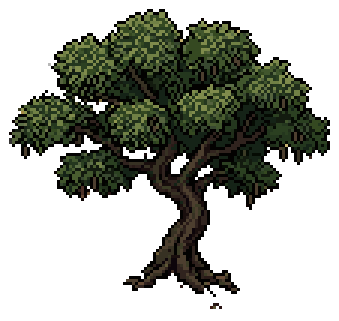
#> input picture arvore_baru.png, 113 x 107 px (shown 3 times larger)
$ python -i pipeline.py   (imports and definitions only)
#> lines starting #> are read from the running program, lines starting #| are printed output that depends on the picture; after the words box and inside, x2 and y2 are one past the last pixel; in counts of white or black regions, pixels touching at a corner belong together
#!/usr/bin/env python3
"""Pipeline de objetos: geração de 1024 px -> pixel art no tamanho do jogo.

Passos: remove o fundo (flood fill a partir da borda), recorta no bbox do
objeto, reduz com várias variantes (repixelate, PixelOE, unfake, box),
binariza o alfa, quantiza a paleta, põe contorno opcional e encaixa numa
tela final (ícone centrado ou objeto apoiado no chão com ponto de pé).

Uso:
  pipeline.py icon  a.png b.png --size 32 --out DIR      # ícones 32x32
  pipeline.py ground a.png --fit 32x48 --out DIR         # planta/árvore, pé embaixo
  pipeline.py row st.png --fit 30x64 --variants box --gap 6 --dead  # estágios numa fileira, mesma escala
  pipeline.py grow mature.png --fit 30x64 --fracs 0.35,0.6,1.0     # estágios encolhendo o maduro (pior)
  pipeline.py contact a.png b.png --out folha.png                  # folha de contato das gerações
  pipeline.py ... --variants repix,poe --colors 20 --outline auto --palette items_spritesheet.png
Grava DIR/<nome>.<variante>.png, DIR/<nome>.<variante>.json (anchor) e
DIR/sheet.png (original + variantes em 1x e 4x).
"""
import argparse
import json
import os
import subprocess
import sys
from pathlib import Path

import numpy as np
from PIL import Image, ImageDraw, ImageFont
from scipy import ndimage

TMP = Path(os.environ.get("TMPDIR", "/tmp")) / "objpipe"
EXT = Path.home() / ".cache/repixelate-ext"
UNFAKE = EXT / "src/unfake.js/target/release/unfake"
PY_POE = EXT / "venv-poe/bin/python"
ERODE = 3
HOLE_MIN = 300  # px (na geração de 1024) para um vão interno virar transparente
PAL_TOL = 28.0  # distância RGB média por canal acima da qual a cor não vai para a paleta
GRASS = (122, 150, 84, 255)  # fundo das prévias, perto da grama do jogo
POE_CODE = """
import sys, numpy as np, torch
from PIL import Image
from pixeloe.torch.pixelize import pixelize
src, dst, p, mode = sys.argv[1], sys.argv[2], int(sys.argv[3]), sys.argv[4]
img = np.asarray(Image.open(src).convert("RGB"), np.float32) / 255
t = torch.from_numpy(img).permute(2, 0, 1)[None]
out = pixelize(t, pixel_size=p, thickness=0, mode=mode, no_post_upscale=True, backend="torch")
a = (out[0].permute(1, 2, 0).clamp(0, 1).numpy() * 255).round().astype(np.uint8)
Image.fromarray(a).save(dst)
"""


# ---------------------------------------------------------------- fundo e recorte

def bg_color(rgb):
    """Cor de fundo: mediana dos pixels da borda (2 px)."""
    b = np.concatenate([rgb[:2].reshape(-1, 3), rgb[-2:].reshape(-1, 3),
                        rgb[:, :2].reshape(-1, 3), rgb[:, -2:].reshape(-1, 3)])
    return np.median(b, 0)


def remove_bg(rgb, tol=38.0, min_part=0.01):
    """Máscara do objeto: tira o que parece fundo e toca a borda.

    O fundo pode ter gradiente (lilás do sdxl-pad); por isso a distância é
    medida contra a cor de fundo local, estimada por um blur grande da borda.
    Componentes pequenos (< min_part do maior) somem.
    """
    f = rgb.astype(float)
    bg = bg_color(f)
    d = np.sqrt(((f - bg) ** 2).sum(-1))
    like = d < tol
    lab, n = ndimage.label(like)
    border = np.unique(np.concatenate([lab[0], lab[-1], lab[:, 0], lab[:, -1]]))
    bgmask = np.isin(lab, border[border > 0])
    fg = ~bgmask
    fg = ndimage.binary_opening(fg, iterations=2)
    fg = ndimage.binary_erosion(fg, iterations=ERODE)  # tira o halo claro do antialias
    lab, n = ndimage.label(fg)
    if n:
        sizes = ndimage.sum(fg, lab, range(1, n + 1))
        keep = [i + 1 for i, s in enumerate(sizes) if s >= min_part * sizes.max()]
        fg = np.isin(lab, keep)
    # buracos: fundo preso entre folhas/galhos (grande e bem perto da cor do fundo)
    hole = (~fg) & (d < tol * 0.6)
    lab, n = ndimage.label(hole)
    if n:
        sizes = ndimage.sum(hole, lab, range(1, n + 1))
        big = [i + 1 for i, s in enumerate(sizes) if s >= HOLE_MIN]
        fg &= ~np.isin(lab, big)
    hole = fg & (d < tol * 0.6)  # o mesmo, para regiões que ainda contam como objeto
    lab, n = ndimage.label(hole)
    if n:
        sizes = ndimage.sum(hole, lab, range(1, n + 1))
        big = [i + 1 for i, s in enumerate(sizes) if s >= HOLE_MIN]
        fg &= ~np.isin(lab, big)
    return fg, bg


def crop(rgb, mask, pad=4):
    ys, xs = np.nonzero(mask)
    y0, y1 = max(ys.min() - pad, 0), min(ys.max() + pad + 1, mask.shape[0])
    x0, x1 = max(xs.min() - pad, 0), min(xs.max() + pad + 1, mask.shape[1])
    return rgb[y0:y1, x0:x1], mask[y0:y1, x0:x1]


# [9 lines left out: function flat_bg, not called in this run]


def mask_like(mask, a):
    return down_mask(mask, (a.shape[1], a.shape[0]))


# ---------------------------------------------------------------- redução

# [5 lines left out: function target_scale, not called in this run]


def down_mask(mask, out_wh):
    m = Image.fromarray((mask * 255).astype(np.uint8)).resize(out_wh, Image.BOX)
    return np.asarray(m) >= 128


# [14 lines left out: functions premult_box, run, not called in this run]


def v_box(rgb, mask, scale, colors):
    out_wh = (max(1, round(rgb.shape[1] / scale)), max(1, round(rgb.shape[0] / scale)))
    return premult_box(rgb, mask, out_wh)


# [50 lines left out: functions v_repix, v_repix2, v_poe, v_unfake, not called in this run]


VARIANTS = {"box": v_box, "repix": v_repix, "repix2": v_repix2, "poe": v_poe, "unfake": v_unfake}


# ---------------------------------------------------------------- acabamento

# [18 lines left out: functions clean_mask, quantize, not called in this run]


def load_palette(path):
    a = np.asarray(Image.open(path).convert("RGBA"))
    return np.unique(a[a[..., 3] > 128][:, :3], axis=0)


# [41 lines left out: functions map_palette, add_outline, not called in this run]


def to_rgba(rgb, mask):
    a = np.dstack([rgb, (mask * 255).astype(np.uint8)])
    return Image.fromarray(a, "RGBA")


# [21 lines left out: functions place, anchor, not called in this run]


def prepare(path, tol=38.0, largest=False):
    """Lê a geração, tira o fundo e recorta. largest: só o maior objeto."""
#> called with path = '../../arvore_baru.png', tol = 38, largest = False
    rgb = np.asarray(Image.open(path).convert("RGB"))
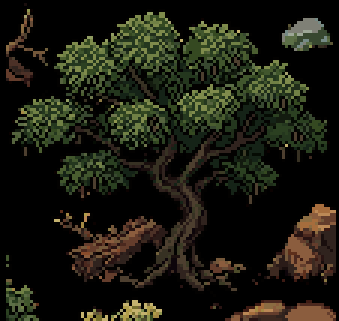
#> rgb: shape (107, 113, 3) (shown 3 times larger); mean R, G, B 27.4, 27.7, 17
    mask, _ = remove_bg(rgb, tol)
#> in bg_color, `b = np.concatenate([rgb[:2].reshape(-1, 3), rgb[-2:].reshape(-1, 3), r..`: b = 880 rows, first 8: [0, 0, 0], [0, 0, 0], [0, 0, 0], [0, 0, 0], [0, 0, 0], [0, 0, 0], [0, 0, 0], [0, 0, 0]
#> in remove_bg, `bg = bg_color(f)`: bg = [0, 0, 0]
#> in remove_bg, `d = np.sqrt(((f - bg) ** 2).sum(-1))`:
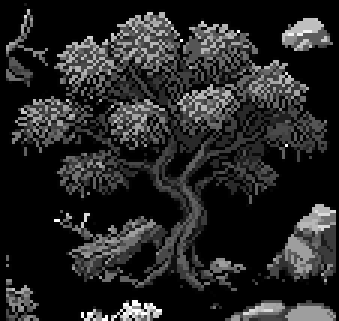
#> d: shape (107, 113) float64 (shown 3 times larger); min 0, max 287.1, mean 43; drawn with min black and max white
#> in remove_bg, `like = d < tol`:
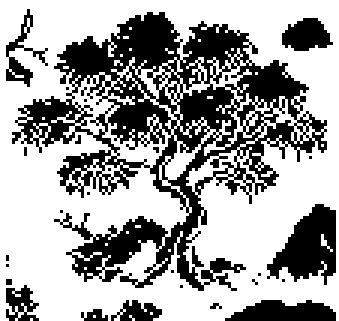
#> like: shape (107, 113) bool (shown 3 times larger); 63.6% white; 28 black regions (20 under 20 px), largest, box (x1, y1, x2, y2) and area: (4, 4, 109, 97) 3411, (89, 68, 112, 95) 360, (75, 100, 112, 107) 192
#> in remove_bg, `lab, n = ndimage.label(like)`: n = 380
#> in remove_bg, `border = np.unique(np.concatenate([lab[0], lab[-1], lab[:, 0], lab[:, ..`: border = [0, 1, 376, 378, 379, 380]
#> in remove_bg, `bgmask = np.isin(lab, border[border > 0])`: bgmask: shape (107, 113) bool; 52.5% white; 23 black regions (15 under 20 px), largest, box (x1, y1, x2, y2) and area: (4, 4, 109, 97) 4720, (89, 68, 112, 95) 371, (75, 100, 112, 107) 192
#> in remove_bg, `fg = ndimage.binary_opening(fg, iterations=2)`: fg: shape (107, 113) bool; 42.7% white; 8 white regions (1 under 20 px), largest, box (x1, y1, x2, y2) and area: (7, 4, 109, 94) 4323, (89, 68, 112, 93) 352, (80, 100, 112, 107) 176
#> in remove_bg, `fg = ndimage.binary_erosion(fg, iterations=ERODE)`: fg: shape (107, 113) bool; 26.4% white; 9 white regions (5 under 20 px), largest, box (x1, y1, x2, y2) and area: (10, 7, 106, 67) 2871, (95, 71, 109, 90) 162, (27, 75, 49, 90) 108, (97, 9, 107, 14) 34
#> in remove_bg, `lab, n = ndimage.label(fg)`:
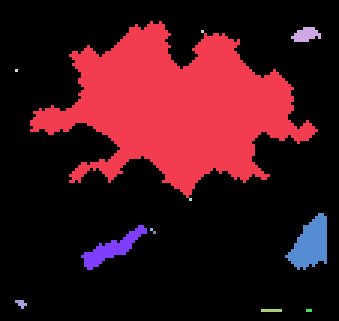
#> lab: shape (107, 113) int32 (shown 3 times larger); 13 distinct labels, from 0 to 12; one colour per label, 0 black
#> in remove_bg, `lab, n = ndimage.label(fg)`: n = 12
#> in remove_bg, `sizes = ndimage.sum(fg, lab, range(1, n + 1))`: sizes = [2869, 34, 1, 1, 1, 162, 108, 1, 1, 7, 7, 2]
#> in remove_bg, `keep = [i + 1 for i, s in enumerate(sizes) if s >= min_part * sizes.ma..`: keep = [1, 2, 6, 7]
#> in remove_bg, `fg = np.isin(lab, keep)`:
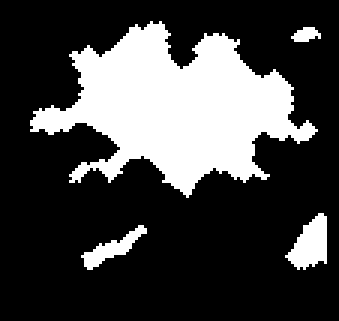
#> fg: shape (107, 113) bool (shown 3 times larger); 26.2% white; 4 white regions, box (x1, y1, x2, y2) and area: (10, 7, 106, 66) 2869, (95, 71, 109, 90) 162, (27, 75, 49, 90) 108, (97, 9, 107, 14) 34
#> in remove_bg, `hole = (~fg) & (d < tol * 0.6)`: hole: shape (107, 113) bool; 53.9% white; 23 black regions (15 under 20 px), largest, box (x1, y1, x2, y2) and area: (4, 4, 109, 97) 4568, (88, 68, 112, 95) 375, (75, 100, 112, 107) 192
#> in remove_bg, `lab, n = ndimage.label(hole)`:
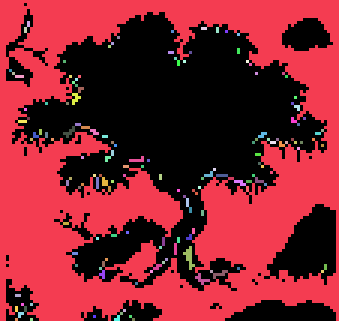
#> lab: shape (107, 113) int32 (shown 3 times larger); 158 distinct labels, from 0 to 157; one colour per label, 0 black
#> in remove_bg, `lab, n = ndimage.label(hole)`: n = 157
#> in remove_bg, `sizes = ndimage.sum(hole, lab, range(1, n + 1))`: sizes = 157 values, max 6220 at index 0, min 1 at index 5, mean 41.5
#> in remove_bg, `big = [i + 1 for i, s in enumerate(sizes) if s >= HOLE_MIN]`: big = [1]
#> in remove_bg, `hole = fg & (d < tol * 0.6)`: hole: shape (107, 113) bool; 7.3% white in thin lines or dots, all inside (x1, y1, x2, y2) = (11, 16, 104, 87)
#> in remove_bg, `lab, n = ndimage.label(hole)`:
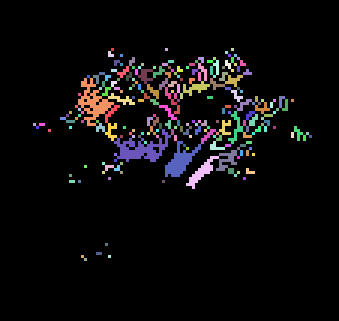
#> lab: shape (107, 113) int32 (shown 3 times larger); 234 distinct labels, from 0 to 233; one colour per label, 0 black
#> in remove_bg, `lab, n = ndimage.label(hole)`: n = 233
#> in remove_bg, `sizes = ndimage.sum(hole, lab, range(1, n + 1))`: sizes = 233 values, max 86 at index 168, min 1 at index 0, mean 3.77
#> in remove_bg, `big = [i + 1 for i, s in enumerate(sizes) if s >= HOLE_MIN]`: big = []
    if largest:
        lab, n = ndimage.label(ndimage.binary_dilation(mask, iterations=6))
        if n > 1:
            sizes = ndimage.sum(mask, lab, range(1, n + 1))
            mask = mask & (lab == 1 + int(np.argmax(sizes)))
    return crop(rgb, mask)
#> in crop, `ys, xs = np.nonzero(mask)`: ys = 3173 values from 7 to 89; xs = 3173 values, max 108 at index 2908, min 10 at index 1768, mean 60.37
#> in crop, `y0, y1 = max(ys.min() - pad, 0), min(ys.max() + pad + 1, mask.shape[0])`: y0 = 3; y1 = 94
#> in crop, `x0, x1 = max(xs.min() - pad, 0), min(xs.max() + pad + 1, mask.shape[1])`: x0 = 6; x1 = 113


# [297 lines left out: functions render, meta_of, process, split_row, strip_soil, stages_from_row and 7 more, not called in this run]


# [2 lines not run here, left out]

>>> result = prepare('../../arvore_baru.png')

$ run again, on arvore_buruti.png
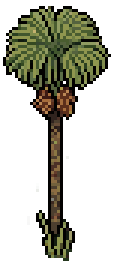
#> input picture arvore_buruti.png, 39 x 88 px (shown 3 times larger)
#> b = 508 rows, first 8: [0, 0, 0], [0, 0, 0], [0, 0, 0], [0, 0, 0], [0, 0, 0], [0, 0, 0], [0, 0, 0], [3, 2, 1]
#> bg = [55, 47, 27]
#> like: shape (88, 39) bool; 19.9% white in thin lines or dots
#> in remove_bg, `lab, n = ndimage.label(like)`: n = 178
#> border = 21 values from 0 to 178
#> bgmask: shape (88, 39) bool; 3.7% white in thin lines or dots
#> in remove_bg, `lab, n = ndimage.label(fg)`:
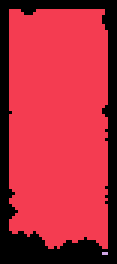
#> lab: shape (88, 39) int32 (shown 3 times larger); 3 distinct labels, from 0 to 2; one colour per label, 0 black
#> in remove_bg, `lab, n = ndimage.label(fg)`: n = 2
#> in remove_bg, `sizes = ndimage.sum(fg, lab, range(1, n + 1))`: sizes = [2500, 2]
#> keep = [1]
#> in remove_bg, `lab, n = ndimage.label(hole)`: n = 38
#> in remove_bg, `sizes = ndimage.sum(hole, lab, range(1, n + 1))`: sizes = 38 values, max 26 at index 23, min 1 at index 3, mean 3.37
#> big = []
#> in remove_bg, `lab, n = ndimage.label(hole)`:
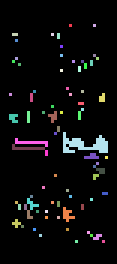
#> lab: shape (88, 39) int32 (shown 3 times larger); 78 distinct labels, from 0 to 77; one colour per label, 0 black
#> in remove_bg, `lab, n = ndimage.label(hole)`: n = 77
#> in remove_bg, `sizes = ndimage.sum(hole, lab, range(1, n + 1))`: sizes = 77 values, max 52 at index 37, min 1 at index 0, mean 2.92
#> ys = 2500 values from 3 to 82; xs = 2500 values, max 35 at index 245, min 3 at index 0, mean 19.14
#> y0 = 0; y1 = 87
#> x0 = 0; x1 = 39

$ run again, on arvore_pequi.png
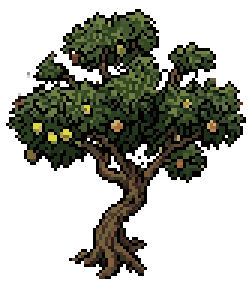
#> input picture arvore_pequi.png, 84 x 102 px (shown 3 times larger)
#> b = 744 rows, first 8: [144, 156, 97], [65, 86, 45], [65, 86, 45], [53, 73, 33], [53, 73, 33], [127, 139, 76], [127, 139, 76], [127, 139, 76]
#> bg = [0, 0, 0]
#> like: shape (102, 84) bool; 67.4% white; 25 black regions (18 under 20 px), largest, box (x1, y1, x2, y2) and area: (3, 4, 81, 93) 1864, (0, 55, 21, 88) 349, (52, 72, 84, 102) 233
#> in remove_bg, `lab, n = ndimage.label(like)`: n = 238
#> border = [0, 1, 5, 12, 178, 185, 189, 197, 208, 211, 228, 231, 234, 238]
#> bgmask: shape (102, 84) bool; 58.3% white; 25 black regions (18 under 20 px), largest, box (x1, y1, x2, y2) and area: (3, 4, 81, 93) 2533, (0, 55, 21, 88) 420, (52, 72, 84, 102) 267
#> in remove_bg, `lab, n = ndimage.label(fg)`: n = 11
#> in remove_bg, `sizes = ndimage.sum(fg, lab, range(1, n + 1))`: sizes = [11, 1254, 25, 1, 6, 150, 1, 41, 1, 1, 5]
#> keep = [2, 3, 6, 8]
#> in remove_bg, `lab, n = ndimage.label(hole)`:
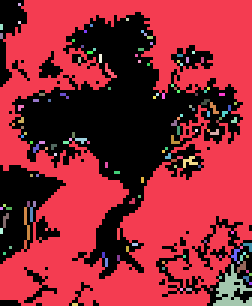
#> lab: shape (102, 84) int32 (shown 3 times larger); 142 distinct labels, from 0 to 141; one colour per label, 0 black
#> in remove_bg, `lab, n = ndimage.label(hole)`: n = 141
#> in remove_bg, `sizes = ndimage.sum(hole, lab, range(1, n + 1))`: sizes = 141 values, max 4856 at index 0, min 1 at index 1, mean 36.96
#> in remove_bg, `big = [i + 1 for i, s in enumerate(sizes) if s >= HOLE_MIN]`: big = [1]
#> in remove_bg, `lab, n = ndimage.label(hole)`:
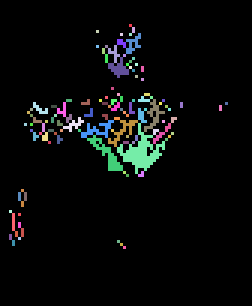
#> lab: shape (102, 84) int32 (shown 3 times larger); 118 distinct labels, from 0 to 117; one colour per label, 0 black
#> in remove_bg, `lab, n = ndimage.label(hole)`: n = 117
#> in remove_bg, `sizes = ndimage.sum(hole, lab, range(1, n + 1))`: sizes = 117 values, max 99 at index 75, min 1 at index 0, mean 4.37
#> in remove_bg, `big = [i + 1 for i, s in enumerate(sizes) if s >= HOLE_MIN]`: big = []
#> ys = 1470 values from 8 to 85; xs = 1470 values, max 76 at index 456, min 3 at index 1272, mean 34.8
#> y0 = 4; y1 = 90
#> x0 = 0; x1 = 81
